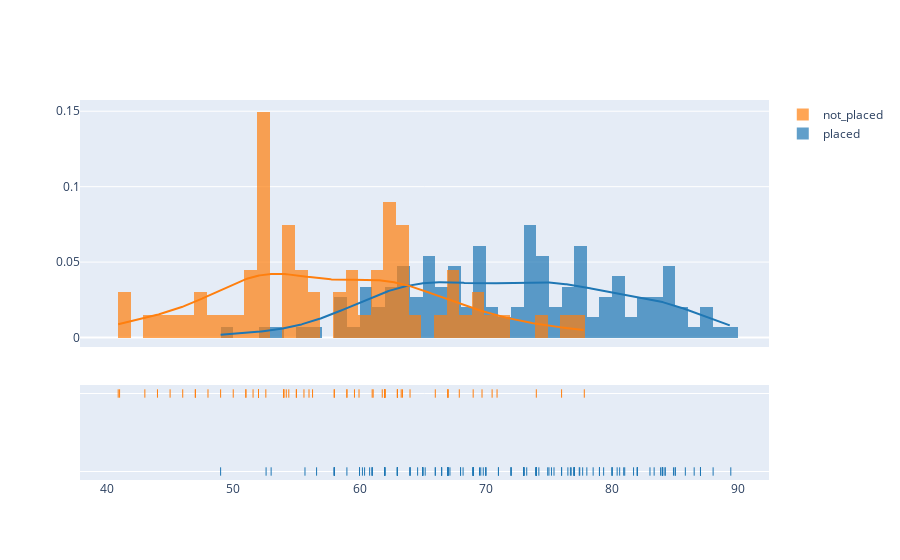
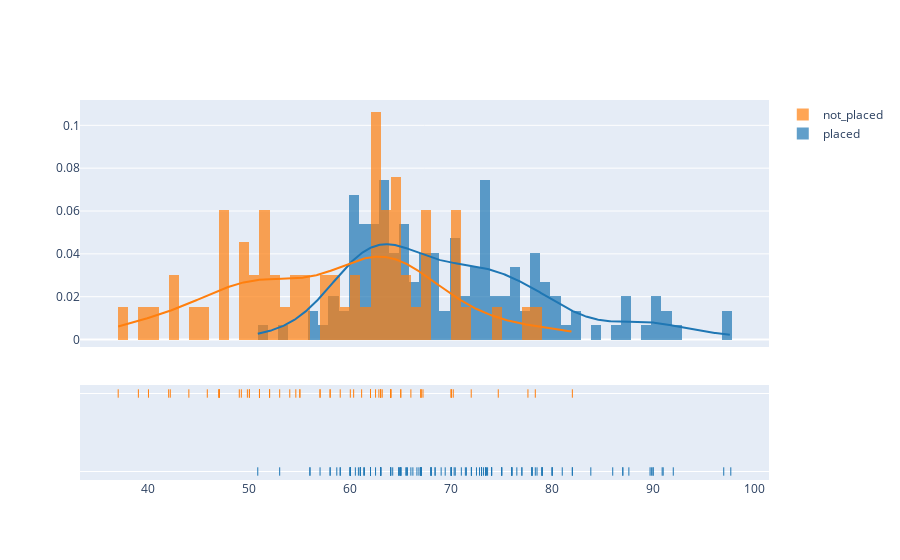
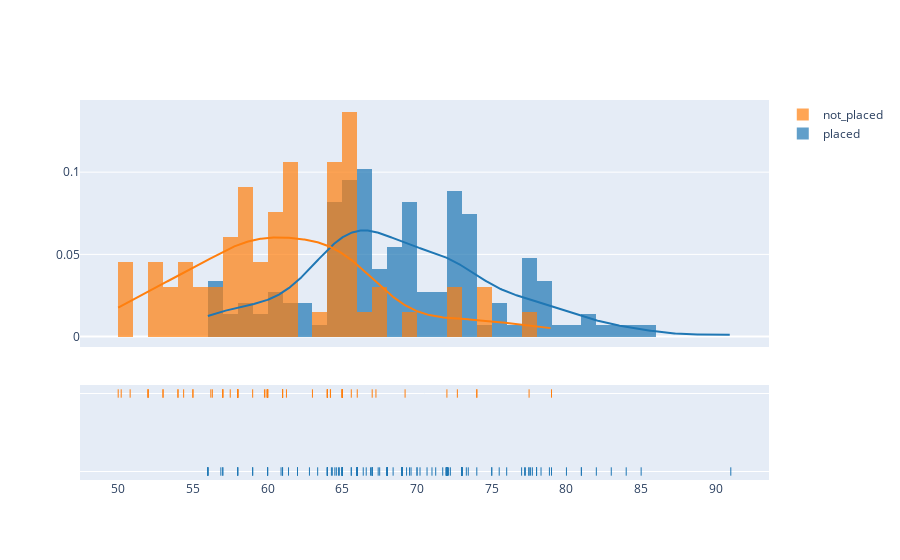
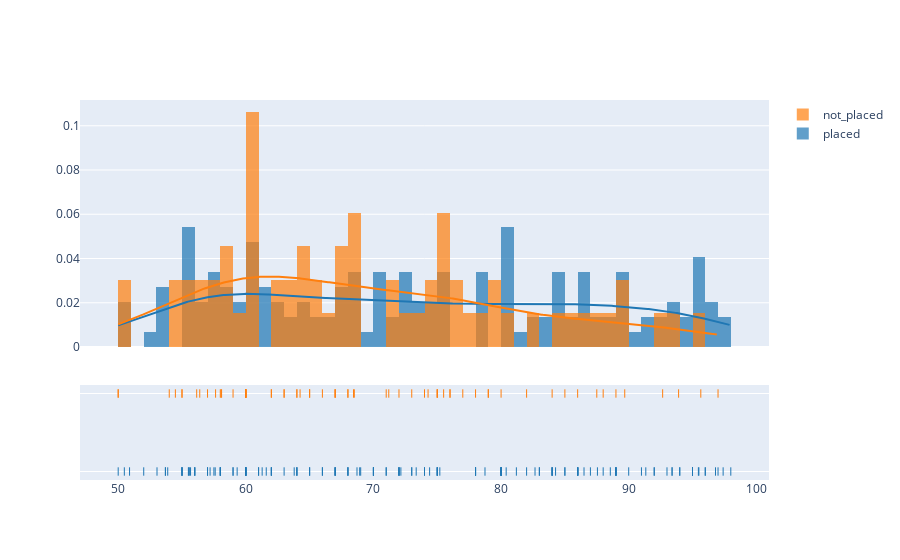

Here is the notebook cell these charts were saved with, in order:
### Code cell
for cols in percentage_cols:
    print("################ Percentage received in {} ################".format(cols))
    print("\n",df[cols].describe())

    # Seperate data into plaed and not placed
    placed = df.loc[df.status == 'Placed', cols].values.tolist()
    not_placed = df.loc[df.status == 'Not Placed', cols].values.tolist()

    # Plot the figure
    fig = create_distplot(hist_data=[placed, not_placed], 
                group_labels=['placed', 'not_placed'],
                bin_size=1)
    fig.show()

### Figure 1 — Plotly figure (JSON) as saved in the notebook; plotly's stock layout.template omitted (floating-point values rounded to 4 significant figures; data arrays with more than 128 entries replaced by an {"elided": "..."} marker saying what was removed)
{"data": [{"autobinx": false, "histnorm": "probability density", "legendgroup": "placed", "marker": {"color": "rgb(31, 119, 180)"}, "name": "placed", "opacity": 0.7, "type": "histogram", "x": {"elided": "148 float values"}, "xaxis": "x", "xbins": {"end": 89.4, "size": 1, "start": 49}, "yaxis": "y"}, {"autobinx": false, "histnorm": "probability density", "legendgroup": "not_placed", "marker": {"color": "rgb(255, 127, 14)"}, "name": "not_placed", "opacity": 0.7, "type": "histogram", "x": [56, 55, 46, 58, 47, 62, 55, 63, 52.58, 62, 67, 62, 51, 74, 49, 76, 70.89, 50, 54.4, 40.89, 61, 54, 69.7, 59, 69, 63, 59.6, 52, 52, 70.5, 54, 45, 59, 61.08, 52, 51, 58, 62, 47, 66, 52, 44, 51.57, 67, 52, 55.6, 63.3, 67.9, 48, 59.96, 63.4, 52, 63, 77.8, 62, 52, 56.28, 52, 61.8, 54, 64, 52, 67, 54.2, 41, 43, 62], "xaxis": "x", "xbins": {"end": 77.8, "size": 1, "start": 40.89}, "yaxis": "y"}, {"legendgroup": "placed", "marker": {"color": "rgb(31, 119, 180)"}, "mode": "lines", "name": "placed", "showlegend": false, "type": "scatter", "x": {"elided": "500 float values"}, "xaxis": "x", "y": {"elided": "500 float values"}, "yaxis": "y"}, {"legendgroup": "not_placed", "marker": {"color": "rgb(255, 127, 14)"}, "mode": "lines", "name": "not_placed", "showlegend": false, "type": "scatter", "x": {"elided": "500 float values"}, "xaxis": "x", "y": {"elided": "500 float values"}, "yaxis": "y"}, {"legendgroup": "placed", "marker": {"color": "rgb(31, 119, 180)", "symbol": "line-ns-open"}, "mode": "markers", "name": "placed", "showlegend": false, "type": "scatter", "x": {"elided": "148 float values"}, "xaxis": "x", "y": {"elided": "148 str values"}, "yaxis": "y2"}, {"legendgroup": "not_placed", "marker": {"color": "rgb(255, 127, 14)", "symbol": "line-ns-open"}, "mode": "markers", "name": "not_placed", "showlegend": false, "type": "scatter", "x": [56, 55, 46, 58, 47, 62, 55, 63, 52.58, 62, 67, 62, 51, 74, 49, 76, 70.89, 50, 54.4, 40.89, 61, 54, 69.7, 59, 69, 63, 59.6, 52, 52, 70.5, 54, 45, 59, 61.08, 52, 51, 58, 62, 47, 66, 52, 44, 51.57, 67, 52, 55.6, 63.3, 67.9, 48, 59.96, 63.4, 52, 63, 77.8, 62, 52, 56.28, 52, 61.8, 54, 64, 52, 67, 54.2, 41, 43, 62], "xaxis": "x", "y": ["not_placed", "not_placed", "not_placed", "not_placed", "not_placed", "not_placed", "not_placed", "not_placed", "not_placed", "not_placed", "not_placed", "not_placed", "not_placed", "not_placed", "not_placed", "not_placed", "not_placed", "not_placed", "not_placed", "not_placed", "not_placed", "not_placed", "not_placed", "not_placed", "not_placed", "not_placed", "not_placed", "not_placed", "not_placed", "not_placed", "not_placed", "not_placed", "not_placed", "not_placed", "not_placed", "not_placed", "not_placed", "not_placed", "not_placed", "not_placed", "not_placed", "not_placed", "not_placed", "not_placed", "not_placed", "not_placed", "not_placed", "not_placed", "not_placed", "not_placed", "not_placed", "not_placed", "not_placed", "not_placed", "not_placed", "not_placed", "not_placed", "not_placed", "not_placed", "not_placed", "not_placed", "not_placed", "not_placed", "not_placed", "not_placed", "not_placed", "not_placed"], "yaxis": "y2"}], "layout": {"barmode": "overlay", "hovermode": "closest", "legend": {"traceorder": "reversed"}, "xaxis": {"anchor": "y2", "domain": [0, 1], "zeroline": false}, "yaxis": {"anchor": "free", "domain": [0.35, 1], "position": 0}, "yaxis2": {"anchor": "x", "domain": [0, 0.25], "dtick": 1, "showticklabels": false}}}

### Figure 2 — Plotly figure (JSON) as saved in the notebook; plotly's stock layout.template omitted (floating-point values rounded to 4 significant figures; data arrays with more than 128 entries replaced by an {"elided": "..."} marker saying what was removed)
{"data": [{"autobinx": false, "histnorm": "probability density", "legendgroup": "placed", "marker": {"color": "rgb(31, 119, 180)"}, "name": "placed", "opacity": 0.7, "type": "histogram", "x": {"elided": "148 float values"}, "xaxis": "x", "xbins": {"end": 97.7, "size": 1, "start": 50.83}, "yaxis": "y"}, {"autobinx": false, "histnorm": "probability density", "legendgroup": "not_placed", "marker": {"color": "rgb(255, 127, 14)"}, "name": "not_placed", "opacity": 0.7, "type": "histogram", "x": [52, 49.8, 49.2, 70, 55, 47, 67, 66, 54.6, 67, 53, 51, 44, 63.16, 39, 64, 71.98, 37, 61.12, 45.83, 70, 47, 47, 62, 62, 67, 51, 57, 62, 62.5, 82, 57, 64, 50, 63, 54, 40, 65, 59, 64, 50, 58, 74.66, 63, 49, 51, 78.33, 62, 51, 42.16, 67.2, 52, 62, 64, 60.33, 65, 62.83, 64, 47, 77.6, 70.2, 55, 70, 63, 42, 60, 58], "xaxis": "x", "xbins": {"end": 82, "size": 1, "start": 37}, "yaxis": "y"}, {"legendgroup": "placed", "marker": {"color": "rgb(31, 119, 180)"}, "mode": "lines", "name": "placed", "showlegend": false, "type": "scatter", "x": {"elided": "500 float values"}, "xaxis": "x", "y": {"elided": "500 float values"}, "yaxis": "y"}, {"legendgroup": "not_placed", "marker": {"color": "rgb(255, 127, 14)"}, "mode": "lines", "name": "not_placed", "showlegend": false, "type": "scatter", "x": {"elided": "500 float values"}, "xaxis": "x", "y": {"elided": "500 float values"}, "yaxis": "y"}, {"legendgroup": "placed", "marker": {"color": "rgb(31, 119, 180)", "symbol": "line-ns-open"}, "mode": "markers", "name": "placed", "showlegend": false, "type": "scatter", "x": {"elided": "148 float values"}, "xaxis": "x", "y": {"elided": "148 str values"}, "yaxis": "y2"}, {"legendgroup": "not_placed", "marker": {"color": "rgb(255, 127, 14)", "symbol": "line-ns-open"}, "mode": "markers", "name": "not_placed", "showlegend": false, "type": "scatter", "x": [52, 49.8, 49.2, 70, 55, 47, 67, 66, 54.6, 67, 53, 51, 44, 63.16, 39, 64, 71.98, 37, 61.12, 45.83, 70, 47, 47, 62, 62, 67, 51, 57, 62, 62.5, 82, 57, 64, 50, 63, 54, 40, 65, 59, 64, 50, 58, 74.66, 63, 49, 51, 78.33, 62, 51, 42.16, 67.2, 52, 62, 64, 60.33, 65, 62.83, 64, 47, 77.6, 70.2, 55, 70, 63, 42, 60, 58], "xaxis": "x", "y": ["not_placed", "not_placed", "not_placed", "not_placed", "not_placed", "not_placed", "not_placed", "not_placed", "not_placed", "not_placed", "not_placed", "not_placed", "not_placed", "not_placed", "not_placed", "not_placed", "not_placed", "not_placed", "not_placed", "not_placed", "not_placed", "not_placed", "not_placed", "not_placed", "not_placed", "not_placed", "not_placed", "not_placed", "not_placed", "not_placed", "not_placed", "not_placed", "not_placed", "not_placed", "not_placed", "not_placed", "not_placed", "not_placed", "not_placed", "not_placed", "not_placed", "not_placed", "not_placed", "not_placed", "not_placed", "not_placed", "not_placed", "not_placed", "not_placed", "not_placed", "not_placed", "not_placed", "not_placed", "not_placed", "not_placed", "not_placed", "not_placed", "not_placed", "not_placed", "not_placed", "not_placed", "not_placed", "not_placed", "not_placed", "not_placed", "not_placed", "not_placed"], "yaxis": "y2"}], "layout": {"barmode": "overlay", "hovermode": "closest", "legend": {"traceorder": "reversed"}, "xaxis": {"anchor": "y2", "domain": [0, 1], "zeroline": false}, "yaxis": {"anchor": "free", "domain": [0.35, 1], "position": 0}, "yaxis2": {"anchor": "x", "domain": [0, 0.25], "dtick": 1, "showticklabels": false}}}

### Figure 3 — Plotly figure (JSON) as saved in the notebook; plotly's stock layout.template omitted (floating-point values rounded to 4 significant figures; data arrays with more than 128 entries replaced by an {"elided": "..."} marker saying what was removed)
{"data": [{"autobinx": false, "histnorm": "probability density", "legendgroup": "placed", "marker": {"color": "rgb(31, 119, 180)"}, "name": "placed", "opacity": 0.7, "type": "histogram", "x": {"elided": "148 float values"}, "xaxis": "x", "xbins": {"end": 91, "size": 1, "start": 56}, "yaxis": "y"}, {"autobinx": false, "histnorm": "probability density", "legendgroup": "not_placed", "marker": {"color": "rgb(255, 127, 14)"}, "name": "not_placed", "opacity": 0.7, "type": "histogram", "x": [52, 67.25, 79, 61, 65, 50, 64, 64, 50.2, 58, 65, 52, 57, 65, 65, 72, 65.6, 52, 56.2, 53, 64, 57, 72.7, 77.5, 66, 74, 60, 50.8, 54, 61, 63, 58, 58, 54, 65, 61, 59, 60, 64, 60, 61, 55, 59.9, 64, 58, 57.5, 74, 67, 58, 61.26, 60, 55, 65, 64.2, 64.21, 57, 59.79, 61, 54.38, 69.2, 61, 56.3, 65, 58, 60, 65, 53], "xaxis": "x", "xbins": {"end": 79, "size": 1, "start": 50}, "yaxis": "y"}, {"legendgroup": "placed", "marker": {"color": "rgb(31, 119, 180)"}, "mode": "lines", "name": "placed", "showlegend": false, "type": "scatter", "x": {"elided": "500 float values"}, "xaxis": "x", "y": {"elided": "500 float values"}, "yaxis": "y"}, {"legendgroup": "not_placed", "marker": {"color": "rgb(255, 127, 14)"}, "mode": "lines", "name": "not_placed", "showlegend": false, "type": "scatter", "x": {"elided": "500 float values"}, "xaxis": "x", "y": {"elided": "500 float values"}, "yaxis": "y"}, {"legendgroup": "placed", "marker": {"color": "rgb(31, 119, 180)", "symbol": "line-ns-open"}, "mode": "markers", "name": "placed", "showlegend": false, "type": "scatter", "x": {"elided": "148 float values"}, "xaxis": "x", "y": {"elided": "148 str values"}, "yaxis": "y2"}, {"legendgroup": "not_placed", "marker": {"color": "rgb(255, 127, 14)", "symbol": "line-ns-open"}, "mode": "markers", "name": "not_placed", "showlegend": false, "type": "scatter", "x": [52, 67.25, 79, 61, 65, 50, 64, 64, 50.2, 58, 65, 52, 57, 65, 65, 72, 65.6, 52, 56.2, 53, 64, 57, 72.7, 77.5, 66, 74, 60, 50.8, 54, 61, 63, 58, 58, 54, 65, 61, 59, 60, 64, 60, 61, 55, 59.9, 64, 58, 57.5, 74, 67, 58, 61.26, 60, 55, 65, 64.2, 64.21, 57, 59.79, 61, 54.38, 69.2, 61, 56.3, 65, 58, 60, 65, 53], "xaxis": "x", "y": ["not_placed", "not_placed", "not_placed", "not_placed", "not_placed", "not_placed", "not_placed", "not_placed", "not_placed", "not_placed", "not_placed", "not_placed", "not_placed", "not_placed", "not_placed", "not_placed", "not_placed", "not_placed", "not_placed", "not_placed", "not_placed", "not_placed", "not_placed", "not_placed", "not_placed", "not_placed", "not_placed", "not_placed", "not_placed", "not_placed", "not_placed", "not_placed", "not_placed", "not_placed", "not_placed", "not_placed", "not_placed", "not_placed", "not_placed", "not_placed", "not_placed", "not_placed", "not_placed", "not_placed", "not_placed", "not_placed", "not_placed", "not_placed", "not_placed", "not_placed", "not_placed", "not_placed", "not_placed", "not_placed", "not_placed", "not_placed", "not_placed", "not_placed", "not_placed", "not_placed", "not_placed", "not_placed", "not_placed", "not_placed", "not_placed", "not_placed", "not_placed"], "yaxis": "y2"}], "layout": {"barmode": "overlay", "hovermode": "closest", "legend": {"traceorder": "reversed"}, "xaxis": {"anchor": "y2", "domain": [0, 1], "zeroline": false}, "yaxis": {"anchor": "free", "domain": [0.35, 1], "position": 0}, "yaxis2": {"anchor": "x", "domain": [0, 0.25], "dtick": 1, "showticklabels": false}}}

### Figure 4 — Plotly figure (JSON) as saved in the notebook; plotly's stock layout.template omitted (floating-point values rounded to 4 significant figures; data arrays with more than 128 entries replaced by an {"elided": "..."} marker saying what was removed)
{"data": [{"autobinx": false, "histnorm": "probability density", "legendgroup": "placed", "marker": {"color": "rgb(31, 119, 180)"}, "name": "placed", "opacity": 0.7, "type": "histogram", "x": {"elided": "148 float values"}, "xaxis": "x", "xbins": {"end": 98, "size": 1, "start": 50}, "yaxis": "y"}, {"autobinx": false, "histnorm": "probability density", "legendgroup": "not_placed", "marker": {"color": "rgb(255, 127, 14)"}, "name": "not_placed", "opacity": 0.7, "type": "histogram", "x": [66, 55, 74.28, 54, 62, 76, 60, 68, 76, 77, 64, 68.44, 64, 65, 63, 58, 68, 65, 67, 71.2, 68.5, 89.69, 79, 74, 75, 82, 75, 67, 72, 93.91, 50, 56.39, 85, 71, 86, 60, 73, 84, 78, 60, 60, 64.25, 56.15, 60, 62, 57.63, 80, 58.1, 60, 54.48, 58.06, 67, 87.5, 75.5, 63, 75, 60, 55, 57, 95.65, 50, 59, 88, 79, 97, 92.66, 89], "xaxis": "x", "xbins": {"end": 97, "size": 1, "start": 50}, "yaxis": "y"}, {"legendgroup": "placed", "marker": {"color": "rgb(31, 119, 180)"}, "mode": "lines", "name": "placed", "showlegend": false, "type": "scatter", "x": {"elided": "500 float values"}, "xaxis": "x", "y": {"elided": "500 float values"}, "yaxis": "y"}, {"legendgroup": "not_placed", "marker": {"color": "rgb(255, 127, 14)"}, "mode": "lines", "name": "not_placed", "showlegend": false, "type": "scatter", "x": {"elided": "500 float values"}, "xaxis": "x", "y": {"elided": "500 float values"}, "yaxis": "y"}, {"legendgroup": "placed", "marker": {"color": "rgb(31, 119, 180)", "symbol": "line-ns-open"}, "mode": "markers", "name": "placed", "showlegend": false, "type": "scatter", "x": {"elided": "148 float values"}, "xaxis": "x", "y": {"elided": "148 str values"}, "yaxis": "y2"}, {"legendgroup": "not_placed", "marker": {"color": "rgb(255, 127, 14)", "symbol": "line-ns-open"}, "mode": "markers", "name": "not_placed", "showlegend": false, "type": "scatter", "x": [66, 55, 74.28, 54, 62, 76, 60, 68, 76, 77, 64, 68.44, 64, 65, 63, 58, 68, 65, 67, 71.2, 68.5, 89.69, 79, 74, 75, 82, 75, 67, 72, 93.91, 50, 56.39, 85, 71, 86, 60, 73, 84, 78, 60, 60, 64.25, 56.15, 60, 62, 57.63, 80, 58.1, 60, 54.48, 58.06, 67, 87.5, 75.5, 63, 75, 60, 55, 57, 95.65, 50, 59, 88, 79, 97, 92.66, 89], "xaxis": "x", "y": ["not_placed", "not_placed", "not_placed", "not_placed", "not_placed", "not_placed", "not_placed", "not_placed", "not_placed", "not_placed", "not_placed", "not_placed", "not_placed", "not_placed", "not_placed", "not_placed", "not_placed", "not_placed", "not_placed", "not_placed", "not_placed", "not_placed", "not_placed", "not_placed", "not_placed", "not_placed", "not_placed", "not_placed", "not_placed", "not_placed", "not_placed", "not_placed", "not_placed", "not_placed", "not_placed", "not_placed", "not_placed", "not_placed", "not_placed", "not_placed", "not_placed", "not_placed", "not_placed", "not_placed", "not_placed", "not_placed", "not_placed", "not_placed", "not_placed", "not_placed", "not_placed", "not_placed", "not_placed", "not_placed", "not_placed", "not_placed", "not_placed", "not_placed", "not_placed", "not_placed", "not_placed", "not_placed", "not_placed", "not_placed", "not_placed", "not_placed", "not_placed"], "yaxis": "y2"}], "layout": {"barmode": "overlay", "hovermode": "closest", "legend": {"traceorder": "reversed"}, "xaxis": {"anchor": "y2", "domain": [0, 1], "zeroline": false}, "yaxis": {"anchor": "free", "domain": [0.35, 1], "position": 0}, "yaxis2": {"anchor": "x", "domain": [0, 0.25], "dtick": 1, "showticklabels": false}}}
